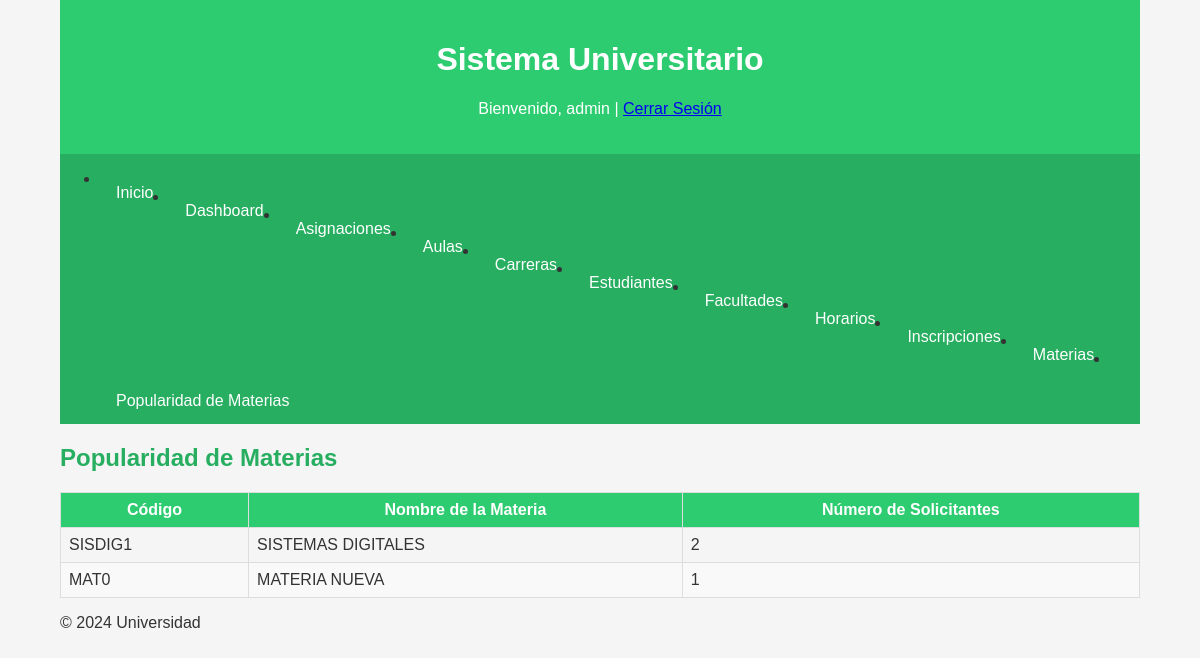
Screenshot of /views/admin/popularidad_materias.php (signed in) with the database file from the repository.
### tables this page shows
CREATE TABLE `popularidad_materias` (
  `id_materia` int(11) NOT NULL,
  `numero_solicitantes` int(11) DEFAULT 0
);

CREATE TABLE `materias` (
  `id_materia` int(11) NOT NULL,
  `nombre` varchar(100) NOT NULL,
  `codigo` varchar(20) NOT NULL,
  `estado` enum('abierta','cerrada') DEFAULT 'cerrada'
);

### views/admin/popularidad_materias.php (the view, shortened to what this page needs)
<?php
include '../../include/header.php';
include '../../include/db_connection.php';
$sql = "SELECT pm.id_materia, m.nombre, m.codigo, pm.numero_solicitantes
        FROM popularidad_materias pm
        JOIN materias m ON pm.id_materia = m.id_materia
        ORDER BY pm.numero_solicitantes DESC";
$result = $conn->query($sql);
?>
<h2>Popularidad de Materias</h2>
<table>
    <thead>
        <tr>
            <th>Código</th>
            <th>Nombre de la Materia</th>
            <th>Número de Solicitantes</th>
        </tr>
    </thead>
    <tbody>
        <?php if ($result && $result->num_rows > 0): ?>
            <?php while ($row = $result->fetch_assoc()): ?>
                <tr>
                    <td><?php echo htmlspecialchars($row['codigo']); ?></td>
                    <td><?php echo htmlspecialchars($row['nombre']); ?></td>
                    <td><?php echo htmlspecialchars($row['numero_solicitantes']); ?></td>
                </tr>
            <?php endwhile; ?>
        <?php else: ?>
            <tr><td colspan="3">No hay datos de popularidad disponibles.</td></tr>
        <?php endif; ?>
    </tbody>
</table>
<?php
include '../../include/footer.php';
?>

### css/styles.css (style rules this page uses)
:root { --primary-color: #2ecc71; --secondary-color: #27ae60; --text-color: #333; --background-color: #f5f5f5; }
body { font-family: Arial, sans-serif; background-color: var(--background-color); color: var(--text-color); margin: 0; padding: 0; }
h2 { color: var(--secondary-color); margin-top: 20px; }
table { width: 100%; border-collapse: collapse; margin-top: 20px; }
table th, table td { border: 1px solid #ddd; padding: 8px; }
table th { background-color: var(--primary-color); color: white; }
table tr:nth-child(even) { background-color: #f9f9f9; }

### rows the page displays
popularidad_materias: id_materia.codigo "SISDIG1", id_materia.nombre "SISTEMAS DIGITALES", numero_solicitantes "2"
popularidad_materias: id_materia.codigo "MAT0", id_materia.nombre "MATERIA NUEVA", numero_solicitantes "1"

### other values shown
$_SESSION['usuario'] "admin"
